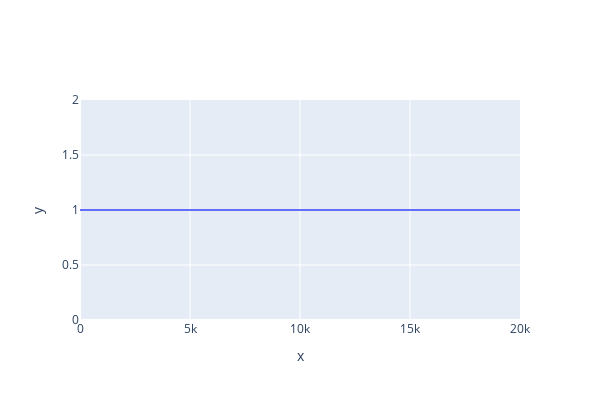

The code cell stored with this chart in its notebook:
### Code cell
PlotSingle(y=pwc.mode_hist[:])

### Figure 1 — Plotly figure (JSON) as saved in the notebook; plotly's stock layout.template omitted (floating-point values rounded to 4 significant figures; data arrays with more than 128 entries replaced by an {"elided": "..."} marker saying what was removed)
{"data": [{"name": "Data", "type": "scatter", "x": {"elided": "20000 int values"}, "xaxis": "x", "y": {"elided": "20000 float values"}, "yaxis": "y"}], "layout": {"height": 400, "title": {"text": ""}, "width": 600, "xaxis": {"anchor": "y", "domain": [0, 1], "title": {"text": "x"}}, "yaxis": {"anchor": "x", "domain": [0, 1], "title": {"text": "y"}}}}
